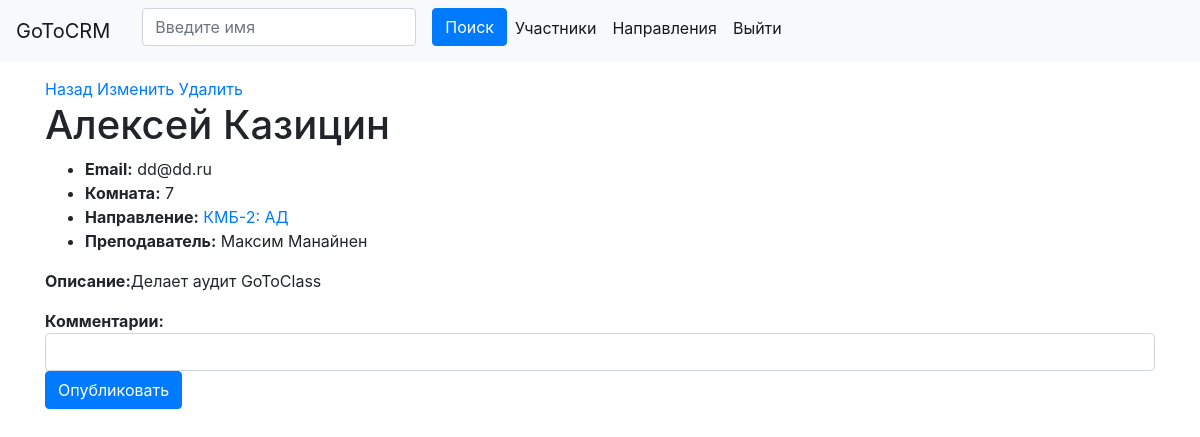
/student?id=2 (signed in), run on an earlier commit of the app's database.
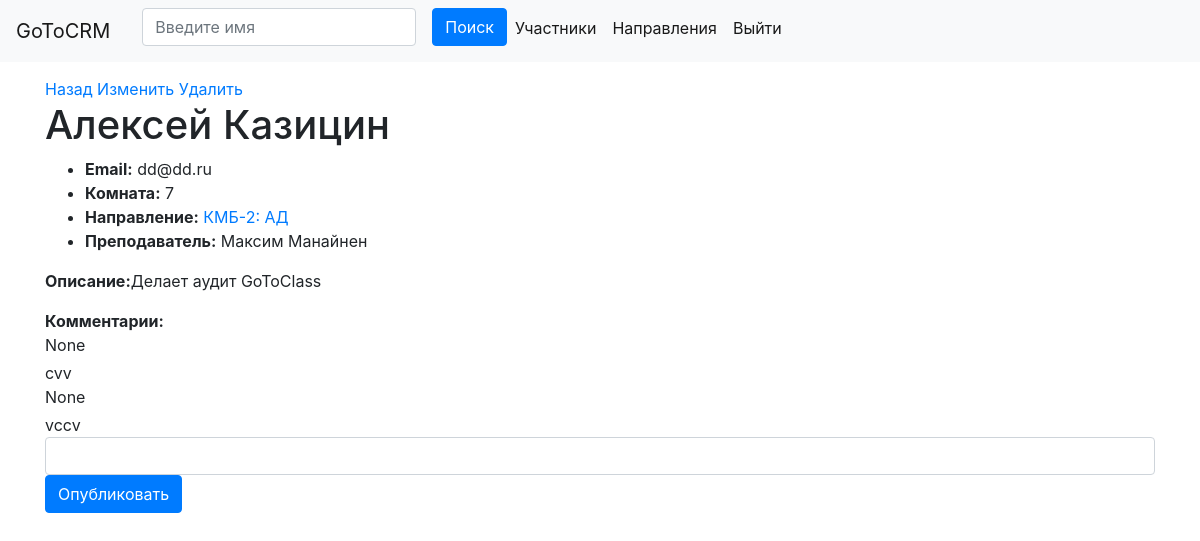
And on a later commit of the database.
### crm/models.py (models this page shows, shortened)
class Student(models.Model):
    name = models.CharField(max_length=30, null=True)
    surname = models.CharField(max_length=30, null=True)
    room = models.IntegerField(null=True)
    email = models.EmailField(null=True)
    description = models.TextField(default="")
    photo = models.FileField(upload_to=get_file_path, null=True)
    course = models.ForeignKey(Course, on_delete=models.SET_NULL, null=True)

class Course(models.Model):
    name = models.CharField(max_length=255)
    teacher = models.CharField(max_length=100)

class Comment(models.Model):
    user = models.ForeignKey(User, on_delete=models.SET_NULL, null=True)
    student = models.ForeignKey(Student, on_delete=models.SET_NULL, null=True)
    comment = models.TextField(default="")

### crm/views.py (the view, shortened to what this page needs)
# urls.py: path('student', details),
def details(request):
    if not request.user.is_authenticated:
        return redirect('/login')
    if request.method == 'GET':
        id = request.GET.get('id')
        student = Student.objects.get(pk=id)
        comments = Comment.objects.filter(student=student).all()
        return render(request, 'details.html', {'student': student, 'comments': comments})

### crm/templates/details.html (shortened to what this page needs)
{% extends 'base.html' %}
{% block content %}
<a href="/">Назад</a>
<a href="/edit?id={{ student.id }}">Изменить</a>
<a href="/delete?id={{ student.id }}" onclick="return confirm('Точно удалить?')">Удалить</a>
<h1>{{ student.name }} {{ student.surname }}</h1>
<ul>
    <li><strong>Email:</strong> {{ student.email }}</li>
    <li><strong>Комната:</strong> {{ student.room }}</li>
    <li><strong>Направление:</strong>
        <a href="/course?id={{ student.course.id }}">
            {{ student.course.name }}</a></li>
    <li><strong>Преподаватель:</strong> {{ student.course.teacher }}</li>
</ul>
<p>
   <strong>Описание:</strong>{{ student.description }}
</p>
<strong>Комментарии:</strong>
{% for comment in comments %}
<div class="media">
      <div class="media-body">
        <div class="mt-0 mb-1">{{comment.user}}</div>
          {{comment.comment}}
      </div>
    </div>
{% endfor %}
<form action="/comment?id={{ student.id }}" method="post">
    <div class="media">
      <div class="media-body">
          <input class="form-control" type="text" name="comment" value='{{comment.comment}}'>
      </div>
    </div>
    <div class="form-group">
        <input class="btn btn-primary" type="submit" value="Опубликовать">
    </div>
</form>
{% endblock %}

### crm/templates/base.html (shortened to what this page needs)
<!DOCTYPE html>
<html lang="en">
<head>
    <link rel="stylesheet" href="https://stackpath.bootstrapcdn.com/bootstrap/4.3.1/css/bootstrap.min.css"
>
</head>
<body>
<nav class="navbar navbar-expand-lg navbar-light bg-light">
    <a class="navbar-brand" href="#">GoToCRM</a>
    <div class="collapse navbar-collapse" id="navbarNav">
        <ul class="navbar-nav">
            <form class="form-inline" action="/">
              <div class="form-group mx-sm-3 mb-2">
                <input type="text" class="form-control" id="inputPassword2" placeholder="Введите имя" name="q">
              </div>
              <button type="submit" class="btn btn-primary mb-2">Поиск</button>
            </form>
            <li class="nav-item active">
                <a class="nav-link" href="/">Участники</a>
            </li>
            <li class="nav-item active">
                <a class="nav-link" href="/courses">Направления</a>
            </li>
            <li class="nav-item active">
                <a class="nav-link" href="/logout">Выйти</a>
            </li>
        </ul>
    </div>
</nav>
<div class="container" style="margin-top: 15px;">
{%block content%}
{% endblock %}
</body>
</html>

What changed in the data, as far as the page shows it:
added Comment: user "None", comment "cvv"
added Comment: user "None", comment "vccv"
